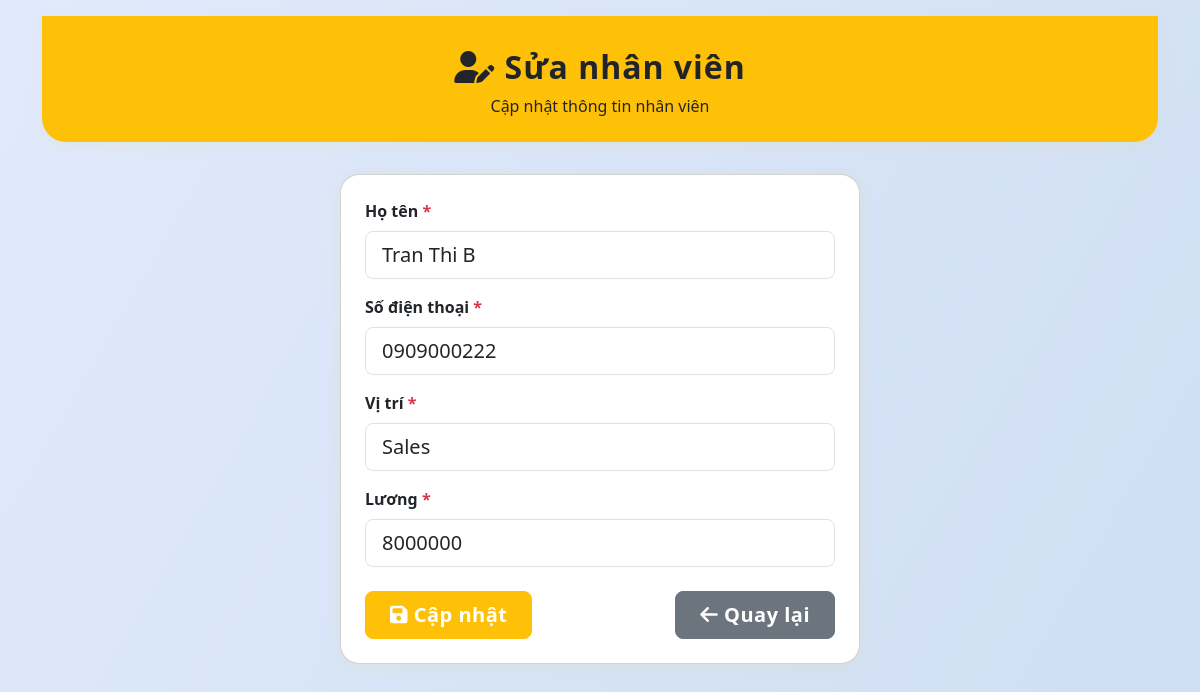
Screenshot of /index.php?c=employee&a=edit&id=2 with the database file from the repository.
### tables this page shows
CREATE TABLE employees (
    id INT AUTO_INCREMENT PRIMARY KEY,
    full_name VARCHAR(120) NOT NULL,
    phone VARCHAR(20) NOT NULL,
    position VARCHAR(80) NOT NULL,
    salary INT DEFAULT 0,
    created_at TIMESTAMP DEFAULT CURRENT_TIMESTAMP
);

### core/Controller.php (called while the page is built)
<?php
class Controller {
    protected function render($view, $data = []) {
        extract($data);
        include $view;
    }
}

### app/Controllers/EmployeeController.php (called while the page is built, shortened)
<?php
require_once __DIR__ . '/../../core/Controller.php';
require_once __DIR__ . '/../Models/Employee.php';
class EmployeeController extends Controller {
    public function edit() {
        $id = $_GET['id'] ?? null;
        $model = new Employee();
        $employee = $model->findById($id);
        $errors = [];
        $this->render(__DIR__ . '/../Views/employees/edit.php', [
            'employee' => $employee,
            'errors' => $errors,
            'old' => $_POST ?? $employee
        ]);
    }
}

### core/Router.php (called while the page is built, shortened)
<?php
class Router {
    public static function route($routes) {
        $a = isset($_GET['a']) ? $_GET['a'] : 'index';
        $controller = new $controllerName();
        $controller->$a();
    }
}

### public/index.php (called while the page is built)
<?php
require_once __DIR__ . '/../core/Router.php';
$routes = [
    'EmployeeController' => __DIR__ . '/../app/Controllers/EmployeeController.php',
];
Router::route($routes);

### config/database.php (called while the page is built)
<?php
return [
    'host' => 'localhost',
    'dbname' => 'project_lab12',
    'user' => 'root',
    'password' => ''
];

### app/Models/Employee.php (called while the page is built, shortened)
<?php
require_once __DIR__ . '/../../core/Database.php';
class Employee {
    private $db;
    public function __construct() {
        $config = require __DIR__ . '/../../config/database.php';
        $this->db = (new Database($config))->getConnection();
    }
    public function findById($id) {
        $sql = "SELECT * FROM employees WHERE id = :id";
        $stmt = $this->db->prepare($sql);
        $stmt->execute([':id' => $id]);
        return $stmt->fetch();
    }
}

### core/Database.php (called while the page is built)
<?php
class Database {
    private $pdo;
    public function __construct($config) {
        $dsn = "mysql:host={$config['host']};dbname={$config['dbname']};charset=utf8";
        $this->pdo = new PDO($dsn, $config['user'], $config['password'], [
            PDO::ATTR_ERRMODE => PDO::ERRMODE_EXCEPTION,
            PDO::ATTR_DEFAULT_FETCH_MODE => PDO::FETCH_ASSOC
        ]);
    }
    public function getConnection() {
        return $this->pdo;
    }
}

### app/Views/employees/edit.php (the view, shortened to what this page needs)
<!DOCTYPE html>
<html lang="vi">
<head>
    <link rel="stylesheet" href="https://cdn.jsdelivr.net/npm/bootstrap@5.3.2/dist/css/bootstrap.min.css">
    <link rel="stylesheet" href="https://cdnjs.cloudflare.com/ajax/libs/font-awesome/6.4.2/css/all.min.css">
</head>
<body>
<div class="container py-3">
    <div class="main-header text-center">
        <h2><i class="fa-solid fa-user-pen"></i> Sửa nhân viên</h2>
        <div class="mt-2">Cập nhật thông tin nhân viên</div>
    </div>
    <div class="card card-form p-4 bg-white">
    <form method="post">
        <div class="mb-3">
            <label for="full_name" class="form-label">Họ tên <span class="text-danger">*</span></label>
            <input type="text" name="full_name" id="full_name" class="form-control form-control-lg" value="<?= htmlspecialchars($old['full_name'] ?? $employee['full_name']) ?>">
        </div>
        <div class="mb-3">
            <label for="phone" class="form-label">Số điện thoại <span class="text-danger">*</span></label>
            <input type="text" name="phone" id="phone" class="form-control form-control-lg" value="<?= htmlspecialchars($old['phone'] ?? $employee['phone']) ?>">
        </div>
        <div class="mb-3">
            <label for="position" class="form-label">Vị trí <span class="text-danger">*</span></label>
            <input type="text" name="position" id="position" class="form-control form-control-lg" value="<?= htmlspecialchars($old['position'] ?? $employee['position']) ?>">
        </div>
        <div class="mb-3">
            <label for="salary" class="form-label">Lương <span class="text-danger">*</span></label>
            <input type="number" name="salary" id="salary" class="form-control form-control-lg" value="<?= htmlspecialchars($old['salary'] ?? $employee['salary']) ?>">
        </div>
        <div class="d-flex justify-content-between mt-4">
            <button class="btn btn-warning btn-lg px-4 text-white" type="submit"><i class="fa fa-save"></i> Cập nhật</button>
            <a href="index.php?c=employee&a=index" class="btn btn-secondary btn-lg px-4"><i class="fa fa-arrow-left"></i> Quay lại</a>
        </div>
    </form>
    </div>
</div>
</body>
</html>

### app/Views/employees/edit.php (style rules this page uses)
body { background: linear-gradient(120deg, #e0eafc, #cfdef3 100%); min-height: 100vh; }
.main-header { background: #ffc107; color: #212529; border-radius: 0 0 1.5rem 1.5rem; box-shadow: 0 4px 16px rgba(255,193,7,0.08); padding: 2rem 1rem 1.5rem 1rem; margin-bottom: 2rem; }
.main-header h2 { font-weight: 700; letter-spacing: 1px; }
.card-form { max-width: 520px; margin: 0 auto; border-radius: 1.2rem; box-shadow: 0 2px 16px rgba(255,193,7,0.10); }
.form-label { font-weight: 600; }
.btn-lg { font-weight: 600; letter-spacing: 0.5px; }

### rows the page displays
employees: full_name "Tran Thi B", phone "0909000222", position "Sales", salary "8000000"
